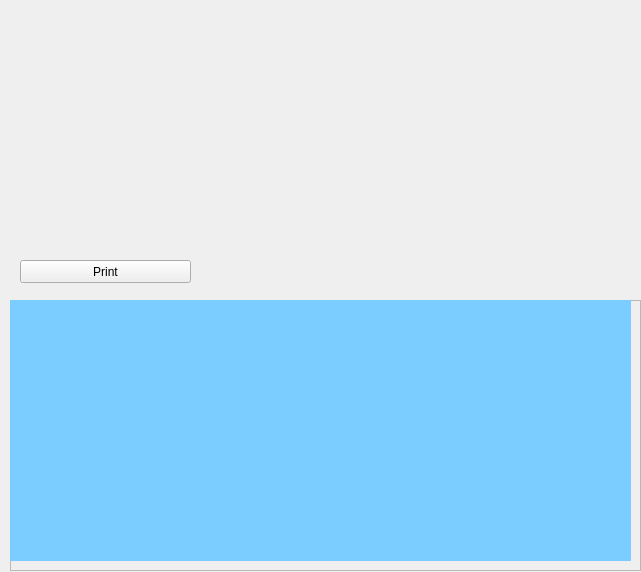
<?xml version="1.0" encoding="UTF-8"?>
<ui version="4.0">
 <class>From</class>
 <widget class="QWidget" name="From">
  <property name="geometry">
   <rect>
    <x>0</x>
    <y>0</y>
    <width>641</width>
    <height>572</height>
   </rect>
  </property>
  <property name="sizePolicy">
   <sizepolicy hsizetype="Fixed" vsizetype="Fixed">
    <horstretch>0</horstretch>
    <verstretch>0</verstretch>
   </sizepolicy>
  </property>
  <property name="minimumSize">
   <size>
    <width>300</width>
    <height>300</height>
   </size>
  </property>
  <property name="windowTitle">
   <string>JsonViwer - config.json</string>
  </property>
  <widget class="QFrame" name="frame">
   <property name="geometry">
    <rect>
     <x>10</x>
     <y>300</y>
     <width>631</width>
     <height>271</height>
    </rect>
   </property>
   <property name="frameShape">
    <enum>QFrame::StyledPanel</enum>
   </property>
   <property name="frameShadow">
    <enum>QFrame::Raised</enum>
   </property>
   <widget class="QLabel" name="label">
    <property name="geometry">
     <rect>
      <x>0</x>
      <y>-10</y>
      <width>621</width>
      <height>271</height>
     </rect>
    </property>
    <property name="styleSheet">
     <string notr="true">background-color: rgb(124, 205, 255);</string>
    </property>
    <property name="text">
     <string/>
    </property>
   </widget>
   <widget class="QWidget" name="verticalLayoutWidget">
    <property name="geometry">
     <rect>
      <x>0</x>
      <y>0</y>
      <width>621</width>
      <height>261</height>
     </rect>
    </property>
    <layout class="QVBoxLayout" name="vt" stretch="">
     <property name="sizeConstraint">
      <enum>QLayout::SetDefaultConstraint</enum>
     </property>
    </layout>
   </widget>
  </widget>
  <widget class="QPushButton" name="savebtw">
   <property name="geometry">
    <rect>
     <x>20</x>
     <y>260</y>
     <width>171</width>
     <height>23</height>
    </rect>
   </property>
   <property name="text">
    <string>Print</string>
   </property>
  </widget>
 </widget>
 <resources/>
 <connections/>
</ui>
